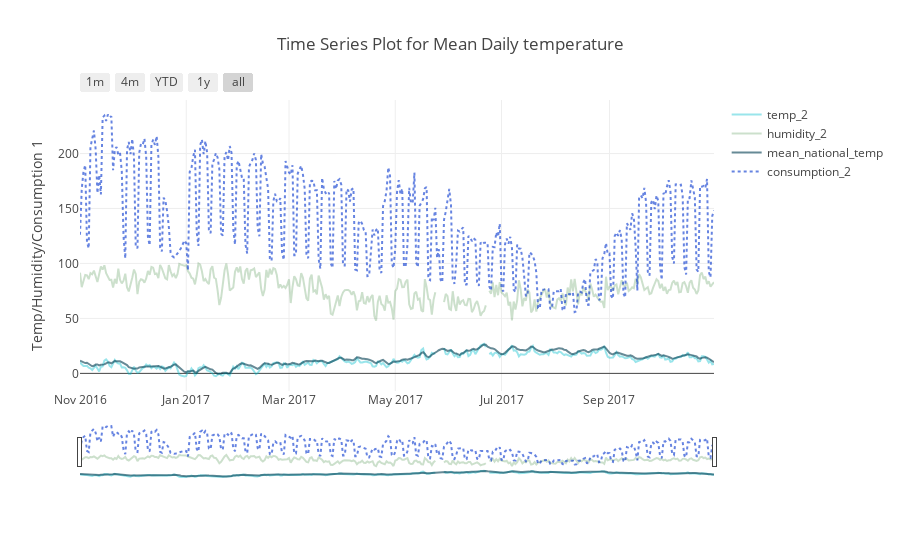

The notebook cell this image was saved under:
### Code cell
trace1 = go.Scatter(
        x=groupBy_whole.temp_1.index, 
        y=groupBy_whole.temp_1, 
        mode = 'lines',
        name = 'temp_2',
        marker = dict(color = 'rgba(0, 191, 205, 0.4)'))
trace2 = go.Scatter(
        x=groupBy_whole.humidity_1.index, 
        y=groupBy_whole.humidity_1, 
        mode = 'lines',
        name = 'humidity_2',
        marker = dict(color = 'rgba(1, 100, 2, 0.2)'))
trace3 = go.Scatter(
        x=groupBy_whole.mean_national_temp.index, 
        y=groupBy_whole.mean_national_temp, 
        mode = 'lines',
        name = 'mean_national_temp',
        marker = dict(color = 'rgba(0, 61, 80, 0.6)'))
trace4 = go.Scatter(
        x=groupBy_whole.consumption_1.index, 
        y=groupBy_whole.consumption_1, 
        name = 'consumption_2',
        line = dict(
            color = 'rgba(0, 50, 205, 0.6)',
            width = 2,
            dash = 'dot'))

data = [trace1, trace2, trace3, trace4]

layout = dict(
    title="Time Series Plot for Mean Daily temperature",
    xaxis=dict(
        rangeselector=dict(
            buttons=list([
                dict(count=1,
                     label='1m',
                     step='month',
                     stepmode='backward'),
                dict(count=4,
                     label='4m',
                     step='month',
                     stepmode='backward'),
                dict(count=1,
                    label='YTD',
                    step='year',
                    stepmode='todate'),
                dict(count=1,
                    label='1y',
                    step='year',
                    stepmode='backward'),
                dict(step='all')
            ])
        ),
        rangeslider=dict(
            visible = True
        ),
        type='date'
    ),
    yaxis={'title':'Temp/Humidity/Consumption 1'}
)
fig=dict(data=data,layout=layout)
iplot(fig)

### Figure 1 — Plotly figure (JSON) as saved in the notebook; plotly's stock layout.template omitted (floating-point values rounded to 4 significant figures; data arrays with more than 128 entries replaced by an {"elided": "..."} marker saying what was removed)
{"data": [{"marker": {"color": "rgba(0, 191, 205, 0.4)"}, "mode": "lines", "name": "temp_2", "type": "scatter", "uid": "fc3e606a-1d30-4a64-978e-00c05ecd3452", "x": {"elided": "365 str values"}, "y": {"elided": "365 float values"}}, {"marker": {"color": "rgba(1, 100, 2, 0.2)"}, "mode": "lines", "name": "humidity_2", "type": "scatter", "uid": "4bd736a4-6ce3-4933-b663-1a5f368b324b", "x": {"elided": "365 str values"}, "y": {"elided": "365 float values"}}, {"marker": {"color": "rgba(0, 61, 80, 0.6)"}, "mode": "lines", "name": "mean_national_temp", "type": "scatter", "uid": "c5cf13d2-08d3-4978-bed3-8424641e8857", "x": {"elided": "365 str values"}, "y": {"elided": "365 float values"}}, {"line": {"color": "rgba(0, 50, 205, 0.6)", "dash": "dot", "width": 2}, "name": "consumption_2", "type": "scatter", "uid": "b59ece13-8846-4f23-83e0-20d1584688fd", "x": {"elided": "365 str values"}, "y": {"elided": "365 float values"}}], "layout": {"title": {"text": "Time Series Plot for Mean Daily temperature"}, "xaxis": {"rangeselector": {"buttons": [{"count": 1, "label": "1m", "step": "month", "stepmode": "backward"}, {"count": 4, "label": "4m", "step": "month", "stepmode": "backward"}, {"count": 1, "label": "YTD", "step": "year", "stepmode": "todate"}, {"count": 1, "label": "1y", "step": "year", "stepmode": "backward"}, {"step": "all"}]}, "rangeslider": {"visible": true}, "type": "date"}, "yaxis": {"title": {"text": "Temp/Humidity/Consumption 1"}}}}
